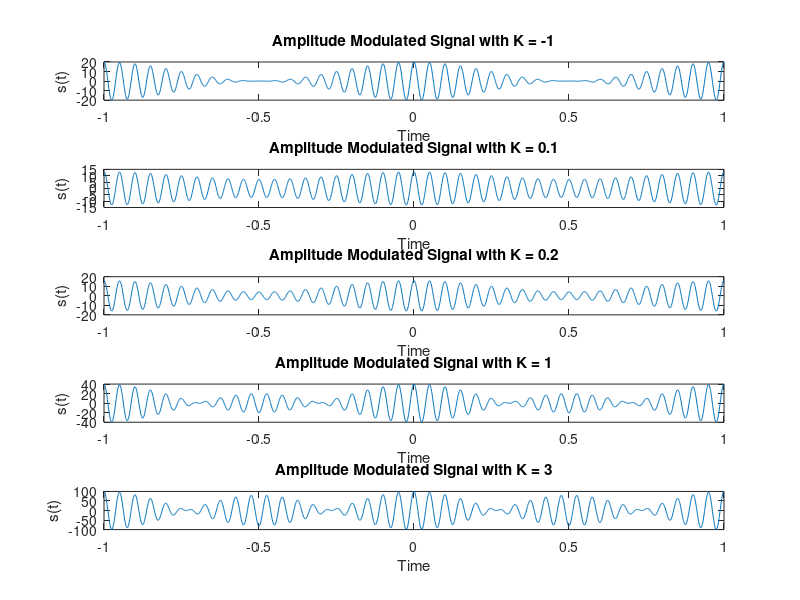

Reproduce this figure in MATLAB. (Note: this script raises an error after producing the figure.)
%Exercise I
%a)
t = -5:0.01:5;
m = 3 * cos(2 *pi*t) ;
t2 = -1:0.001:1;
s = 10* (1 + 0.6 * cos(2 *pi*t2) ) .* cos(40*pi*t2); %k =0.2

subplot(3,1,1); % 3 rows, 1 column, 1st spot
plot(t,m);
xlabel('Time');
ylabel('m(t)');
title('Baseband signal');

subplot(3,1,2); % 3 rows, 1 column, 2nd spot
plot(t2,s);
xlabel('Time');
ylabel('s(t)');
title('Amplitude Modulated Signal with K = 0.2');

%b)
s = 10* (1 + 0.3 * cos(2 *pi*t2) ) .* cos(40*pi*t2); %k =0.1

subplot(3,1,3); % 3 rows, 1 column, 3rd spot
plot(t2,s);
xlabel('Time');
ylabel('s(t)');
title('Amplitude Modulated Signal with K = 0.1');


% extra

t = -5:0.01:5;
m = 3 * cos(2 *pi*t) ;
t2 = -1:0.001:1;
s = 10* (1 + 0.6 * cos(2 *pi*t2) ) .* cos(40*pi*t2); %k =0.2
s2 = 10* (1 + 0.3 * cos(2 *pi*t2) ) .* cos(40*pi*t2); %k =0.1
s3 = 10* (1 + 3 * cos(2 *pi*t2) ) .* cos(40*pi*t2); %k =1
s4 = 10* (1 + 9 * cos(2 *pi*t2) ) .* cos(40*pi*t2); %k =3
s5 = 10* (1 + cos(2 *pi*t2) ) .* cos(40*pi*t2); %k =1/3

subplot(5,1,1); % 5 rows, 1 column, 1st spot
plot(t2,s5);
xlabel('Time');
ylabel('s(t)');
title('Amplitude Modulated Signal with K = -1');

subplot(5,1,3); % 5 rows, 1 column, 3rd spot
plot(t2,s);
xlabel('Time');
ylabel('s(t)');
title('Amplitude Modulated Signal with K = 0.2');

subplot(5,1,2); % 5 rows, 1 column, 2nd spot
plot(t2,s2);
xlabel('Time');
ylabel('s(t)');
title('Amplitude Modulated Signal with K = 0.1');

subplot(5,1,4); % 5 rows, 1 column, 4th spot
plot(t2,s3);
xlabel('Time');
ylabel('s(t)');
title('Amplitude Modulated Signal with K = 1');

subplot(5,1,5); % 5 rows, 1 column, 5th spot
plot(t2,s4);
xlabel('Time');
ylabel('s(t)');
title('Amplitude Modulated Signal with K = 3');

% Exercise 2
% 2i)
syms y(t) x
eqn =  diff(y,t) +y == 0;
Dy = diff(y,t);
cond = [y(0)== 5];
f = dsolve(eqn,cond);
fplot(f, [0,5])
xlabel('Time');
ylabel('Yzi');
title('Zero Input Response');

% 2ii)
syms y(t) x
eqn =  diff(y,t) +y == 0.5.*heaviside(t);
Dy = diff(y,t);
cond = [y(0)== 5];
f = dsolve(eqn,cond);
fplot(f, [0, 5])
xlabel('Time');
ylabel('Y(t)');
title('Total Output Response');

Reference
% https://www.chegg.com/homework-help/questions-and-answers/consider-cr-circuit-network-fig-2-1-determine-differential-equation-relating-x-t-y-t-c-02f-q68256156
% https://www.dummies.com/education/science/science-electronics/analyze-a-series-rc-circuit-using-a-differential-equation/


% Exercise 3

% https://www.chegg.com/homework-help/questions-and-answers/t-uc-figure-2-rlc-circuit-task-c-modeling-rlc-circuit-differential-equations-describing-dy-q28034828
% 2i)
syms y(t) x
eqn =  diff(y,t,2) + 2*diff(y,t) + y == 0;
Dy = diff(y,t);
cond = [y(0)== 1, Dy(0) == 8];
f = dsolve(eqn,cond);
fplot(f, [0,50])
xlabel('Time');
ylabel('Yzi');
title('Zero Input Response');

% 2ii)
syms y(t) x
eqn =  diff(y,t,2) + 2*diff(y,t) + y(t)   == 2*sin(0.1*pi*t);
Dy = diff(y,t);
cond = [y(0)== 1, Dy(0) == 8];
f = dsolve(eqn,cond);
fplot(f, [0, 50])
xlabel('Time');
ylabel('Y(t)');
title('Total Output Response with x(t) = 2sin(0.1πt) ');

% 2iii)
syms y(t) x
eqn =  diff(y,t,2) + 2*diff(y,t) + y(t)   == 2*sin(2*pi*t);
Dy = diff(y,t);
cond = [y(0)== 1, Dy(0) == 8];
f = dsolve(eqn,cond);
fplot(f, [0, 50])
xlabel('Time');
ylabel('Y(t)');
title('Total Output Response with x(t) = 2sin(2 πt) ');